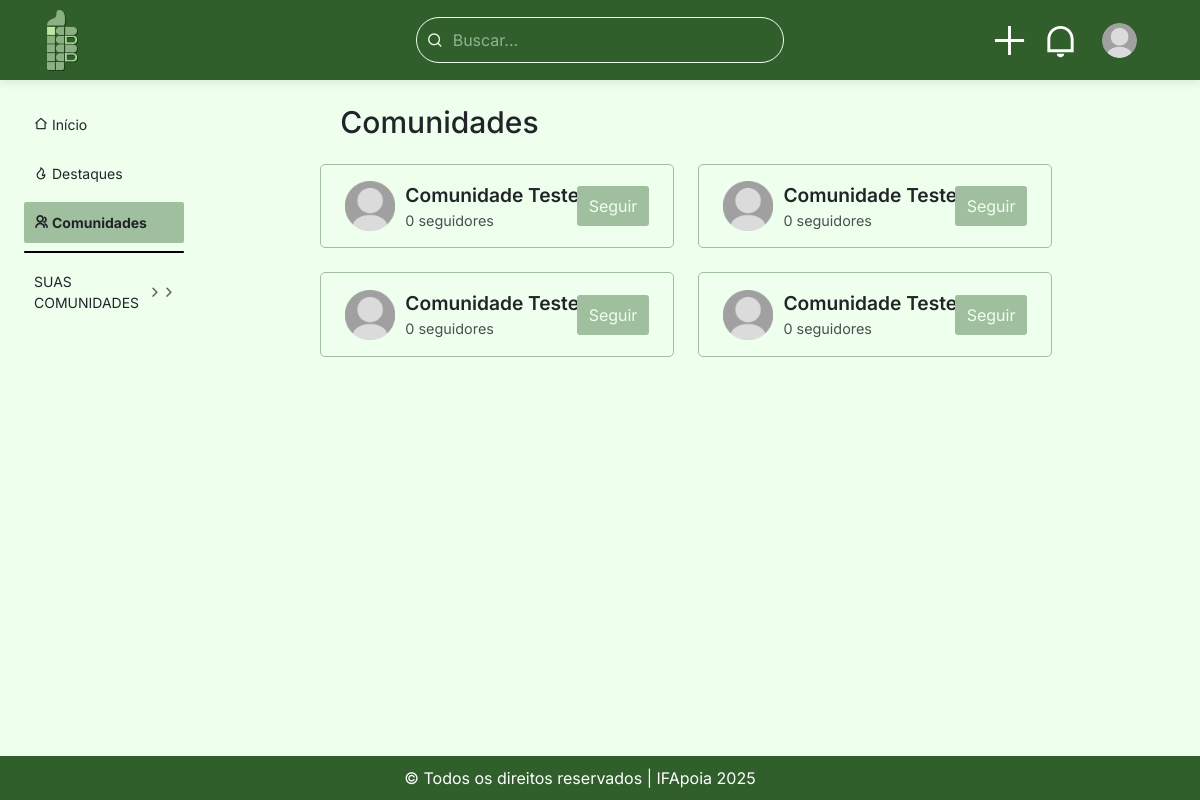
The app's page /public/comunidades.php (signed in) with its own data.
### tables this page shows
CREATE TABLE `communities` (
  `community_id` int(11) NOT NULL,
  `name` varchar(100) NOT NULL,
  `description` varchar(255) NOT NULL,
  `image_url` varchar(255) DEFAULT NULL,
  `creator_id` int(11) NOT NULL,
  `created_at` timestamp NOT NULL DEFAULT current_timestamp()
);

### public/comunidades.php (the view, shortened to what this page needs)
<?php
require_once("../src/components/header.php");
$sql_comunidades = "SELECT
                        c.community_id, c.name, COUNT(uc.user_id) as total_members
                    FROM communities c
                    LEFT JOIN user_communities uc ON c.community_id = uc.community_id
                    GROUP BY c.community_id
                    ORDER BY total_members DESC";
$result_comunidades = $pdo->query($sql_comunidades);
?>
<main class="index-container">
    <?php include("../src/components/nav_bar.php"); ?>
    <section class="main_container">
        <div class="main_content" data-pagina="comunidades">
            <h1 class="title">Comunidades</h1>
            <div class="community_cards_container">
                <?php
                if ($result_comunidades && $result_comunidades->rowCount() > 0) {
                    while ($comunidade = $result_comunidades->fetch(PDO::FETCH_ASSOC)) {
                ?>
                        <div class="community_card">
                            <div class="container_icon_text">
                                <div class="community_icon"><img src="../src/assets/img/default-user.png" alt="Ícone da Comunidade" class="img_card img-fluid"></div>
                                <div class="text_card">
                                    <p class="community_name"><?php echo htmlspecialchars($comunidade['name']); ?></p>
                                    <span class="community_followers"><?php echo $comunidade['total_members']; ?> seguidores</span>
                                </div>
                            </div>
                            <div class="community_subscribe"><a href="#" class="button_follow">
                                    <p>Seguir</p>
                                </a></div>
                        </div>
                <?php
                    }
                } else {
                    echo "<p>Nenhuma comunidade encontrada.</p>";
                }
                ?>
            </div>
        </div>
    </section>
</main>
<?php include("../src/components/footer.php"); ?>

### src/assets/css/style.css (style rules this page uses)
:root { --background: #EEFFEE; --backgroundContrast: #e7f7e78b; --primary: #305F2C; --secondary: #A0BF9F; --accent: #96c584; --border-color: #d6dce4; --text-color: #2d3748; --text-muted: #718096; --white: #ffffff; }
* { margin: 0; padding: 0; box-sizing: border-box; }
body { font-family: "Inter", sans-serif; background-color: var(--background); display: flex; flex-direction: column; min-height: 100vh; width: 100%; max-width: 100vw; overflow-x: hidden; }
h1.title { width: 100%; font-size: 30px; padding-inline: 20px; margin-bottom: 16px; }
main { flex-grow: 1; --tamanho_navbar: 15%; display: grid; grid-template-areas: "navbar main"; grid-template-columns: var(--tamanho_navbar) 1fr; padding: 24px; max-width: 100vw; }
main>section.main_container { grid-area: main; display: flex; justify-content: center; padding-inline: 32px; width: 100%; align-self: start; }

### records on screen
communities: name "Comunidade…", total_members "0"
communities: name "Comunidade…", total_members "0"
communities: name "Comunidade…", total_members "0"
communities: name "Comunidade…", total_members "0"
